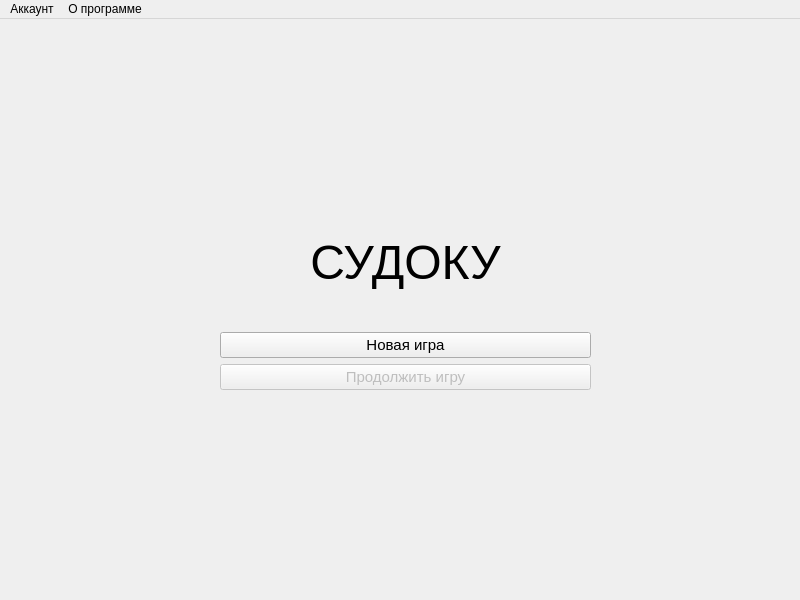
<?xml version="1.0" encoding="UTF-8"?>
<ui version="4.0">
 <class>MainWindow</class>
 <widget class="QMainWindow" name="MainWindow">
  <property name="geometry">
   <rect>
    <x>0</x>
    <y>0</y>
    <width>800</width>
    <height>600</height>
   </rect>
  </property>
  <property name="windowTitle">
   <string>Судоку</string>
  </property>
  <widget class="QWidget" name="centralwidget">
   <widget class="QWidget" name="verticalLayoutWidget">
    <property name="geometry">
     <rect>
      <x>220</x>
      <y>180</y>
      <width>371</width>
      <height>191</height>
     </rect>
    </property>
    <layout class="QVBoxLayout" name="verticalLayout">
     <item>
      <widget class="QLabel" name="gameLabel">
       <property name="font">
        <font>
         <pointsize>36</pointsize>
        </font>
       </property>
       <property name="text">
        <string>СУДОКУ</string>
       </property>
       <property name="alignment">
        <set>Qt::AlignCenter</set>
       </property>
      </widget>
     </item>
     <item>
      <widget class="QPushButton" name="newGameButton">
       <property name="font">
        <font>
         <pointsize>11</pointsize>
        </font>
       </property>
       <property name="text">
        <string>Новая игра</string>
       </property>
      </widget>
     </item>
     <item>
      <widget class="QPushButton" name="continueGameButton">
       <property name="enabled">
        <bool>false</bool>
       </property>
       <property name="font">
        <font>
         <pointsize>11</pointsize>
        </font>
       </property>
       <property name="text">
        <string>Продолжить игру</string>
       </property>
      </widget>
     </item>
    </layout>
   </widget>
   <widget class="QLabel" name="nameLabel">
    <property name="geometry">
     <rect>
      <x>10</x>
      <y>10</y>
      <width>321</width>
      <height>31</height>
     </rect>
    </property>
    <property name="font">
     <font>
      <pointsize>12</pointsize>
     </font>
    </property>
    <property name="text">
     <string/>
    </property>
   </widget>
  </widget>
  <widget class="QMenuBar" name="menubar">
   <property name="geometry">
    <rect>
     <x>0</x>
     <y>0</y>
     <width>800</width>
     <height>26</height>
    </rect>
   </property>
   <widget class="QMenu" name="accountMenu">
    <property name="title">
     <string>Аккаунт</string>
    </property>
    <addaction name="changePasswordAction"/>
    <addaction name="quitAccountAction"/>
    <addaction name="deleteAccountAction"/>
   </widget>
   <widget class="QMenu" name="helpMenu">
    <property name="title">
     <string>О программе</string>
    </property>
    <addaction name="helpAction"/>
   </widget>
   <addaction name="accountMenu"/>
   <addaction name="helpMenu"/>
  </widget>
  <action name="changePasswordAction">
   <property name="text">
    <string>Изменить пароль</string>
   </property>
   <property name="shortcut">
    <string>Ctrl+Shift+Q</string>
   </property>
  </action>
  <action name="quitAccountAction">
   <property name="text">
    <string>Выйти из аккаунта</string>
   </property>
   <property name="shortcut">
    <string>Ctrl+Shift+X</string>
   </property>
  </action>
  <action name="deleteAccountAction">
   <property name="text">
    <string>Удалить аккаунт</string>
   </property>
   <property name="shortcut">
    <string>Ctrl+Shift+Del</string>
   </property>
  </action>
  <action name="helpAction">
   <property name="text">
    <string>О программе</string>
   </property>
   <property name="shortcut">
    <string>Shift+F1</string>
   </property>
  </action>
 </widget>
 <resources/>
 <connections/>
</ui>
